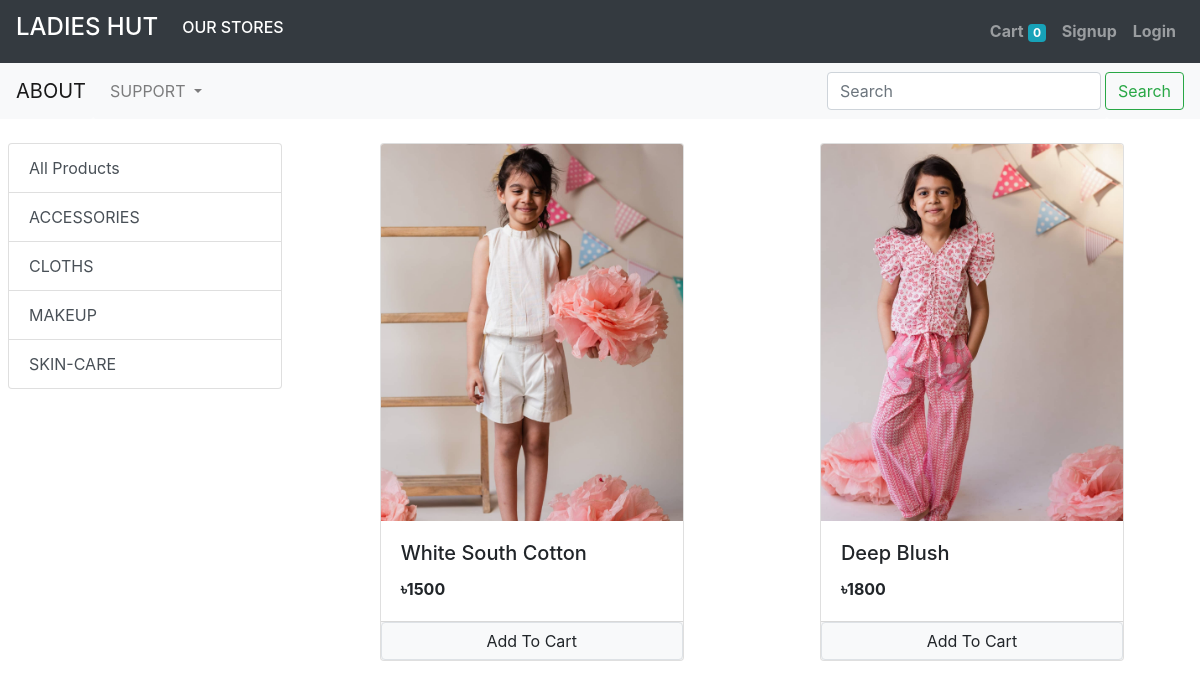
Before: /?category=2 with the older database file.
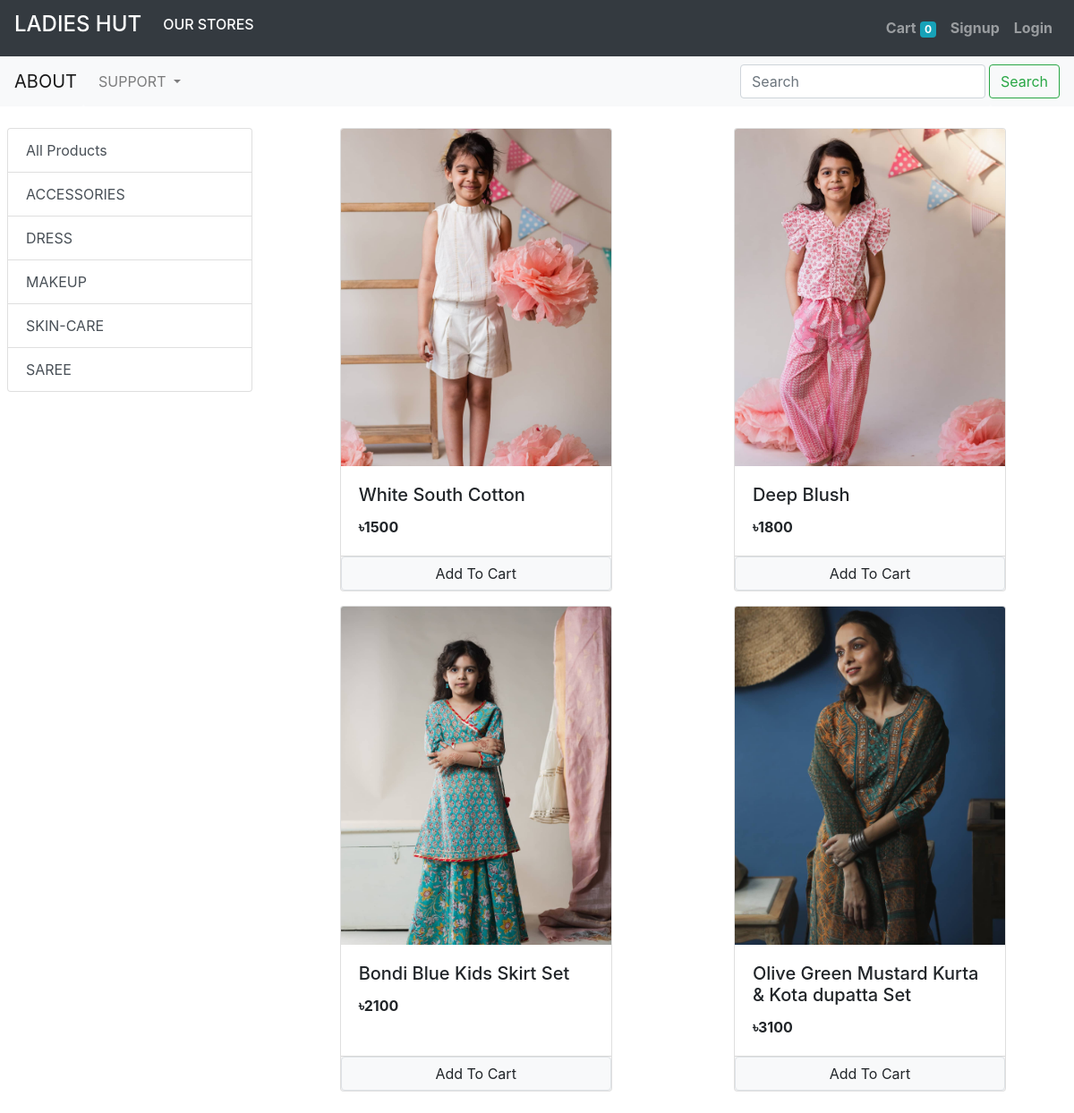
After: the same page with the newer database file.
### store/models/category.py (models this page shows, shortened)
class Category(models.Model):
    name = models.CharField(max_length=20)
    @staticmethod
    def get_all_categories():
        return Category.objects.all()

### store/models/products.py (models this page shows, shortened)
class Product(models.Model):
    name = models.CharField(max_length=50)
    price = models.IntegerField(default=0)
    category = models.ForeignKey(Category, on_delete=models.CASCADE, default=1)
    description = models.CharField(max_length=200, default='', null=True, blank=True)
    image = models.ImageField(upload_to='uploads/products/')
    @staticmethod
    def get_all_products_by_categoryid(category_id):
        if category_id:
            return Product.objects.filter(category = category_id)
        else:
            return Product.get_all_products()

### store/views/home.py (the view, shortened to what this page needs)
# urls.py: path('',  Index.as_view(), name='homepage'),
class Index(View):
    def get(self, request):
        slide = Slider.get_all_sliders()
        prod = None
        cat = Category.get_all_categories()
        categoryID = request.GET.get('category')
        if categoryID:
            prod = Product.get_all_products_by_categoryid(categoryID)
        else:
            prod = Product.get_all_products()
        data = {}
        data['sliders'] = slide
        data['products'] = prod
        data['categories'] = cat
        print('you are :',request.session.get('email'))
        return render(request, 'index.html' , data)

### store/models/slider.py (called while the page is built)
    @staticmethod
    def get_all_sliders():
        return Slider.objects.all()

### store/templatetags/custom_filter.py (called while the page is built)
@register.filter(name='currency')
def currency(number):
    return "৳"+str(number)

### store/templates/index.html (shortened to what this page needs)
{% extends 'base.html' %}
{% block content %}
{% load cart %}
{% load custom_filter %}
<div class="mt-2">
    <div id="carouselExampleControls" class="carousel slide mx-auto" data-ride="carousel">
        <a class="carousel-control-prev" href="#carouselExampleControls" role="button" data-slide="prev">
            <span class="carousel-control-prev-icon" aria-hidden="true"></span>
        </a>
        <a class="carousel-control-next" href="#carouselExampleControls" role="button" data-slide="next">
            <span class="carousel-control-next-icon" aria-hidden="true"></span>
        </a>
    </div>
</div>
<div class="m-2 mt-3">
    <div class="row">
        <div class="col-lg-3 mx-auto">
            <div class="list-group">
                <a href="/" class="list-group-item list-group-item-action">
                    All Products
                </a>
                {% for category in categories %}
                <a href="/?category={{category.id}}" class="list-group-item list-group-item-action">
                    {{category.name}}
                </a>
                {% endfor %}
            </div>
        </div>
        <div id="products" class="col-lg-9 mx-auto">
            <div class="row mx-auto">
                {% for product in products %}
                <div class="card mx-auto mb-3" id={{product.id}} style="width: 19rem;">
                    <img src="{{product.image.url}}" class="card-img-top" alt="...">
                    <div class="card-body">
                        <h5 class="card-title">{{product.name}}</h5>
                        <p class="card-text"><b>{{product.price|currency}}</b></p>
                    </div>
                    <div class="card-footer p-0">
                        {% if product|is_in_cart:request.session.cart %}
                        <div class="row m-0 no-gutters">
                            <form action="/#{{product.id}}" class="col-2" method="POST">
                                {% csrf_token %}
                                <input hidden type="text" name='product' value='{{product.id}}'>
                                <input hidden type="text" name='remove' value='True'>
                                <input type="submit" value="-" class="btn btn-block btn-secondary">
                            </form>
                            <div class="text-center col">{{product|cart_quantity:request.session.cart}} in Cart</div>
                            <form action="/#{{product.id}}" class="col-2" method="POST">
                                {% csrf_token %}
                                <input hidden type="text" name='product' value='{{product.id}}'>
                                <input type="submit" value="+" class="btn btn-block btn-secondary">
                            </form>
                        </div>
                        {% else %}
                        <form action="/#{{product.id}}" method="POST" class="btn-block">
                            <input type="submit" class="float-right btn btn-light border form-control"
                                value="Add To Cart">
                        </form>
                        {% endif %}
                    </div>
                </div>
                {% endfor %}
            </div>
        </div>
    </div>
</div>
{% endblock %}

Changed rows visible on the page:
changed Category: name "CLOTHS" → "DRESS"
added Category: name "SAREE"
added Product: image (picture), name "Bondi Blue Kids Skirt Set", price "৳2100"
added Product: image (picture), name "Olive Green Mustard Kurta & Kota dupatta Set", price "৳3100"
